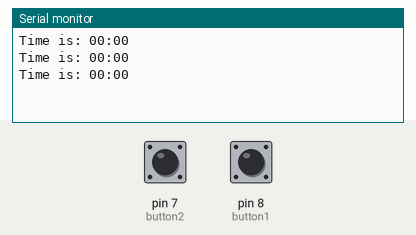
Simulated run of this sketch. Board: Arduino Uno, built with avr-gcc and run on an emulated ATmega328P. Parts: the last lines printed to the serial monitor. The test bench sets the inputs (shaded band); at power-on: pin 7 (button2) HIGH, pin 8 (button1) HIGH.

Above: at 2.8 s.
2.9 s: pin 7 (button2) pulled LOW for 1.2 s
At 3.8 s:
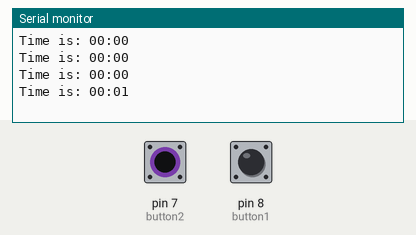
5.6 s: pin 8 (button1) pulled LOW for 1.2 s
At 6.8 s:
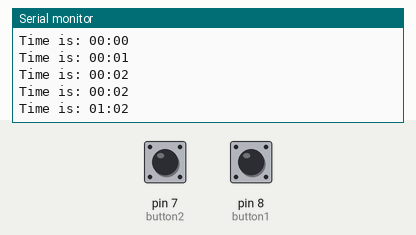
8.3 s: pin 7 (button2) pulled LOW for 1.2 s
At 9.7 s:
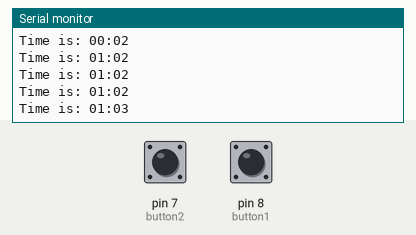
11.0 s: pin 8 (button1) pulled LOW for 1.2 s
At 11.8 s:
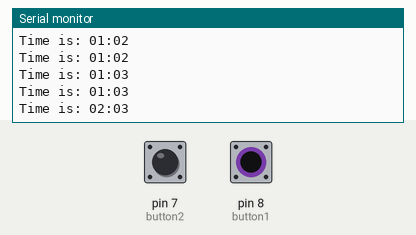
Timing chart, 0 to 14.0 s (numbered marks = the images above; inputs shaded):
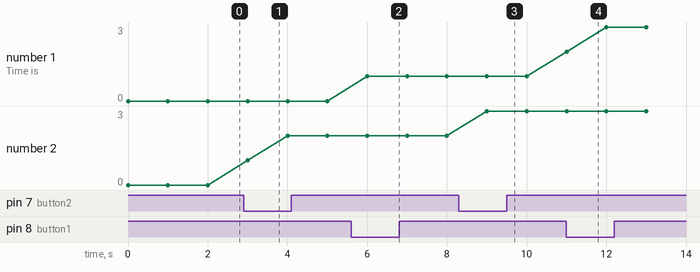

The sketch:

commit8.ino
```cpp
const char button1 = 8;
const char button2 = 7;
bool pressed = false;
int hours = 0;
int mins = 0;

void setup() {
  Serial.begin(9600);
  pinMode(button1, INPUT_PULLUP);
  pinMode(button2, INPUT_PULLUP);

}

void loop() {
  // Read button
  bool currentState = digitalRead(button1);
  bool currentState2 = digitalRead(button2);

  Serial.print("\nTime is: ");

  if(currentState == pressed){
    hours++;
    /*Serial.println("Pin 8 used!");
    delay(500);*/
  }

  if(currentState2 == pressed){
    mins++;
    /*Serial.println("Pin 7 used!");
    delay(500);*/
  }

  if(hours < 10){
    Serial.print('0');
    Serial.print(hours);

  }else{

    Serial.print(hours);

  }

  Serial.print(':');

  if(mins < 10){
    Serial.print('0');
    Serial.print(mins);

  }else{

    Serial.print(mins);

  }

  delay(1000);

}
```

Measured:
- after the input at 2.9 s, the serial monitor: prints a new line after 0.10 s (image 1)
- after the input at 5.6 s, the serial monitor: prints a new line after 0.40 s (image 2)
- after the input at 8.3 s, the serial monitor: prints a new line after 0.70 s (image 3)
- after the input at 11.0 s, the serial monitor: prints a new line at once (image 4)
- plotted number 2: 0 → 2 after the input at 2.9 s, 2 → 3 after the input at 8.3 s
